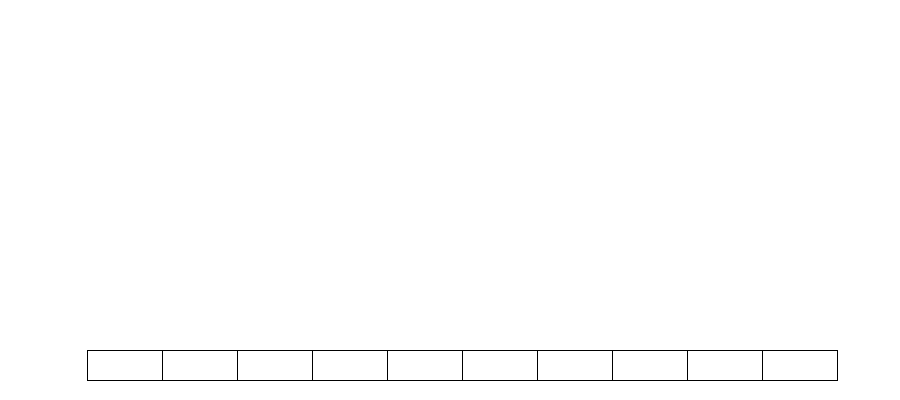
Frame 1 (no input)
Frame 60 (the mouse pressed at the canvas centre just before this capture): identical to frame 1, image omitted
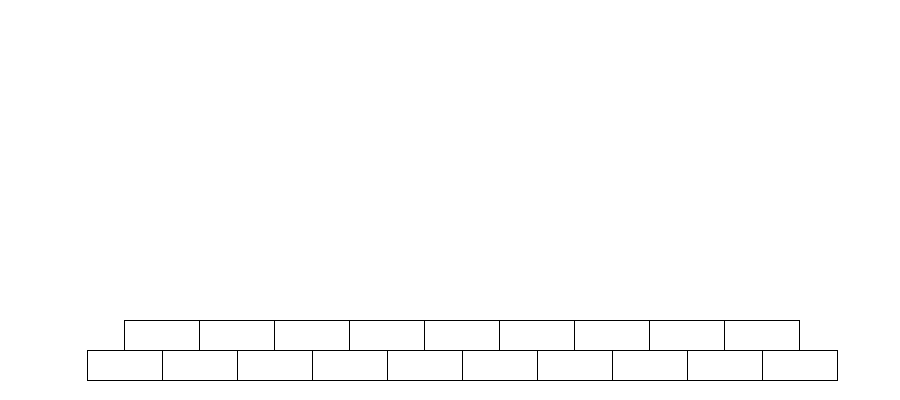
Frame 120 (the mouse held since frame 60 and released just before this capture)

The Processing sketch that drew these frames (run headless with seeded random() and noise(); from frame 60 on, the mouse is pressed at the canvas centre):

// Processing sketch: coloredPyramid
// ── coloredPyramid.pde
int  numRows;
int  rowLength;
int  startX ;
int  startY ;
int  rectWidth;
int  rectHeight;
boolean isColour;
void  setup() {
  size(900, 400);
  stroke(0) ;
  numRows = 1;
  rowLength = 10;
  startY  = 350;
  rectWidth = 75;
  rectHeight = 30;
  isColour = false ;
}
void  draw() {
  background(255);
  startX  = 50;
  int y = startY;
  for (int rowCount = 0; rowCount <numRows; rowCount++) {
    int counter = rowCount;
    startX += rectWidth/2;
    int x = startX;
    for (int count = 0; count <rowLength-counter; count++) {
      rect(x, y, rectWidth, rectHeight);
      x = x + rectWidth;
    }
    y = y - rectHeight;
  }
}
void  mousePressed() {
  if (numRows<10) { 
    numRows ++;
  } else { 
    numRows = 0;
    isColour = !isColour;

    if (isColour) {
      float r = random(255);
      float g = random(255);
      float b = random(255);

      fill (r, g, b);
    } else {
      fill(255);
    }
  }
}
